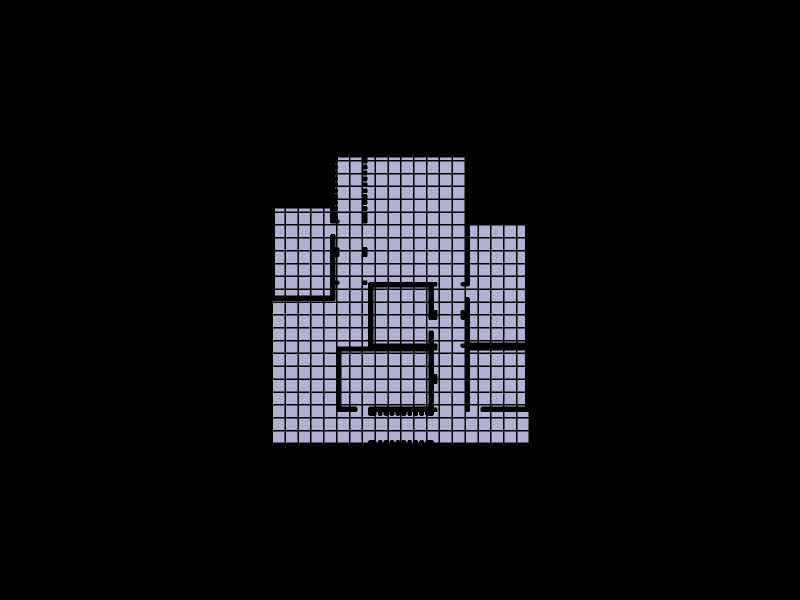

Source (notebook cell):
### Code cell
Topology.Show(shell,
              camera=[0,0,6],
              faceColor=[210,210,250],
              faceOpacity=0.9,
              edgeColor="black",
              edgeWidth=3,
              showVertices=False,
              backgroundColor="black",
              width=800,
              height=600,
              renderer = renderer)

### Figure 1 — Plotly figure (JSON) as saved in the notebook; plotly's stock layout.template omitted (floating-point values rounded to 4 significant figures; data arrays with more than 128 entries replaced by an {"elided": "..."} marker saying what was removed)
{"data": [{"hoverinfo": "text", "legendgroup": "2", "legendrank": 2, "line": {"color": "black", "dash": "solid", "width": 3}, "marker": {"size": 0}, "mode": "lines", "name": "1: Untitled (Edges)", "showlegend": false, "text": "", "type": "scatter3d", "x": {"elided": "4083 float values"}, "y": {"elided": "4083 float values"}, "z": {"elided": "4083 float values"}}, {"cmax": 1, "cmin": 0, "color": "#D2D2FA", "colorscale": [[0, "#440154"], [0.1111, "#482878"], [0.2222, "#3e4989"], [0.3333, "#31688e"], [0.4444, "#26828e"], [0.5556, "#1f9e89"], [0.6667, "#35b779"], [0.7778, "#6ece58"], [0.8889, "#b5de2b"], [1, "#fde725"]], "flatshading": true, "hoverinfo": "text", "hovertext": "", "i": {"elided": "1256 int values"}, "j": {"elided": "1256 int values"}, "k": {"elided": "1256 int values"}, "legendgroup": "3", "legendrank": 3, "lighting": {"facenormalsepsilon": 0}, "name": "1: Untitled (Faces)", "opacity": 0.9, "showlegend": false, "showscale": false, "text": "", "type": "mesh3d", "x": {"elided": "869 float values"}, "y": {"elided": "869 float values"}, "z": {"elided": "869 float values"}}], "layout": {"autosize": true, "height": 600, "margin": {"b": 40, "l": 40, "r": 40, "t": 40}, "paper_bgcolor": "#000000", "plot_bgcolor": "#000000", "scene": {"aspectmode": "data", "camera": {"center": {"x": 0, "y": 0, "z": 0}, "eye": {"x": 0, "y": 0, "z": 6}, "projection": {"type": "perspective"}, "up": {"x": 0, "y": 1, "z": 0}}, "xaxis": {"visible": false}, "yaxis": {"visible": false}, "zaxis": {"visible": false}}, "showlegend": true, "width": 800, "xaxis": {"showgrid": false, "visible": false, "zeroline": false}, "yaxis": {"showgrid": false, "visible": false, "zeroline": false}}}
